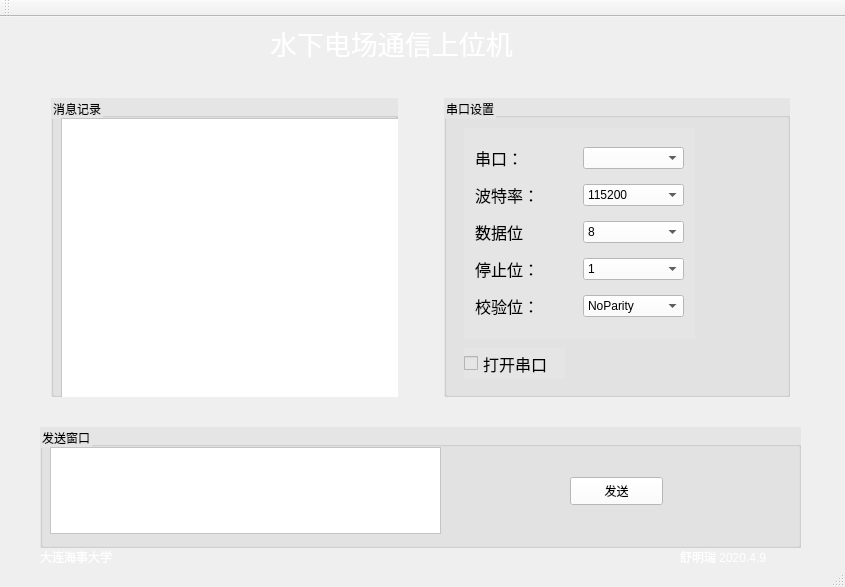
<?xml version="1.0" encoding="UTF-8"?>
<ui version="4.0">
 <class>MainWindow</class>
 <widget class="QMainWindow" name="MainWindow">
  <property name="geometry">
   <rect>
    <x>0</x>
    <y>0</y>
    <width>845</width>
    <height>587</height>
   </rect>
  </property>
  <property name="windowTitle">
   <string>水下电场通信上位机</string>
  </property>
  <property name="styleSheet">
   <string notr="true">QMainWindow{						
	border-image: url(:/new/prefix1/back.jpg);
        background-image: url(:back.png);
    }</string>
  </property>
  <widget class="QWidget" name="centralWidget">
   <widget class="QGroupBox" name="groupBox_3">
    <property name="geometry">
     <rect>
      <x>40</x>
      <y>410</y>
      <width>761</width>
      <height>121</height>
     </rect>
    </property>
    <property name="styleSheet">
     <string notr="true">background-color:rgb(229, 229, 229)</string>
    </property>
    <property name="title">
     <string>发送窗口</string>
    </property>
    <widget class="QPushButton" name="btnSend">
     <property name="geometry">
      <rect>
       <x>530</x>
       <y>50</y>
       <width>93</width>
       <height>28</height>
      </rect>
     </property>
     <property name="styleSheet">
      <string notr="true">background-color:rgb(255, 255, 255)</string>
     </property>
     <property name="text">
      <string>发送</string>
     </property>
    </widget>
    <widget class="QTextEdit" name="message">
     <property name="geometry">
      <rect>
       <x>10</x>
       <y>20</y>
       <width>391</width>
       <height>87</height>
      </rect>
     </property>
     <property name="styleSheet">
      <string notr="true">background-color:rgb(255, 255, 255)</string>
     </property>
    </widget>
   </widget>
   <widget class="QLabel" name="label_6">
    <property name="geometry">
     <rect>
      <x>270</x>
      <y>0</y>
      <width>311</width>
      <height>51</height>
     </rect>
    </property>
    <property name="palette">
     <palette>
      <active>
       <colorrole role="WindowText">
        <brush brushstyle="SolidPattern">
         <color alpha="255">
          <red>255</red>
          <green>255</green>
          <blue>255</blue>
         </color>
        </brush>
       </colorrole>
      </active>
      <inactive>
       <colorrole role="WindowText">
        <brush brushstyle="SolidPattern">
         <color alpha="255">
          <red>255</red>
          <green>255</green>
          <blue>255</blue>
         </color>
        </brush>
       </colorrole>
      </inactive>
      <disabled>
       <colorrole role="WindowText">
        <brush brushstyle="SolidPattern">
         <color alpha="255">
          <red>120</red>
          <green>120</green>
          <blue>120</blue>
         </color>
        </brush>
       </colorrole>
      </disabled>
     </palette>
    </property>
    <property name="font">
     <font>
      <family>Adobe 宋体 Std L</family>
      <pointsize>20</pointsize>
     </font>
    </property>
    <property name="styleSheet">
     <string notr="true"/>
    </property>
    <property name="text">
     <string>水下电场通信上位机</string>
    </property>
   </widget>
   <widget class="QLabel" name="label_7">
    <property name="geometry">
     <rect>
      <x>680</x>
      <y>530</y>
      <width>121</width>
      <height>20</height>
     </rect>
    </property>
    <property name="palette">
     <palette>
      <active>
       <colorrole role="WindowText">
        <brush brushstyle="SolidPattern">
         <color alpha="255">
          <red>255</red>
          <green>255</green>
          <blue>255</blue>
         </color>
        </brush>
       </colorrole>
      </active>
      <inactive>
       <colorrole role="WindowText">
        <brush brushstyle="SolidPattern">
         <color alpha="255">
          <red>255</red>
          <green>255</green>
          <blue>255</blue>
         </color>
        </brush>
       </colorrole>
      </inactive>
      <disabled>
       <colorrole role="WindowText">
        <brush brushstyle="SolidPattern">
         <color alpha="255">
          <red>120</red>
          <green>120</green>
          <blue>120</blue>
         </color>
        </brush>
       </colorrole>
      </disabled>
     </palette>
    </property>
    <property name="text">
     <string>舒明瑞 2020.4.9</string>
    </property>
   </widget>
   <widget class="QLabel" name="label_8">
    <property name="geometry">
     <rect>
      <x>40</x>
      <y>530</y>
      <width>121</width>
      <height>20</height>
     </rect>
    </property>
    <property name="palette">
     <palette>
      <active>
       <colorrole role="WindowText">
        <brush brushstyle="SolidPattern">
         <color alpha="255">
          <red>255</red>
          <green>255</green>
          <blue>255</blue>
         </color>
        </brush>
       </colorrole>
      </active>
      <inactive>
       <colorrole role="WindowText">
        <brush brushstyle="SolidPattern">
         <color alpha="255">
          <red>255</red>
          <green>255</green>
          <blue>255</blue>
         </color>
        </brush>
       </colorrole>
      </inactive>
      <disabled>
       <colorrole role="WindowText">
        <brush brushstyle="SolidPattern">
         <color alpha="255">
          <red>120</red>
          <green>120</green>
          <blue>120</blue>
         </color>
        </brush>
       </colorrole>
      </disabled>
     </palette>
    </property>
    <property name="text">
     <string>大连海事大学</string>
    </property>
   </widget>
   <widget class="QWidget" name="">
    <property name="geometry">
     <rect>
      <x>40</x>
      <y>70</y>
      <width>761</width>
      <height>321</height>
     </rect>
    </property>
    <layout class="QHBoxLayout" name="horizontalLayout_6">
     <item>
      <widget class="QGroupBox" name="groupBox_2">
       <property name="styleSheet">
        <string notr="true">background-color:rgb(229, 229, 229)</string>
       </property>
       <property name="title">
        <string>消息记录</string>
       </property>
       <widget class="QTextBrowser" name="comLog">
        <property name="geometry">
         <rect>
          <x>10</x>
          <y>20</y>
          <width>341</width>
          <height>281</height>
         </rect>
        </property>
        <property name="styleSheet">
         <string notr="true">background-color:rgb(255, 255, 255)</string>
        </property>
       </widget>
      </widget>
     </item>
     <item>
      <spacer name="horizontalSpacer">
       <property name="orientation">
        <enum>Qt::Horizontal</enum>
       </property>
       <property name="sizeType">
        <enum>QSizePolicy::Fixed</enum>
       </property>
       <property name="sizeHint" stdset="0">
        <size>
         <width>40</width>
         <height>20</height>
        </size>
       </property>
      </spacer>
     </item>
     <item>
      <widget class="QGroupBox" name="groupBox">
       <property name="styleSheet">
        <string notr="true">background-color:rgb(229, 229, 229)</string>
       </property>
       <property name="title">
        <string>串口设置</string>
       </property>
       <widget class="QWidget" name="layoutWidget">
        <property name="geometry">
         <rect>
          <x>20</x>
          <y>30</y>
          <width>231</width>
          <height>211</height>
         </rect>
        </property>
        <layout class="QVBoxLayout" name="verticalLayout">
         <item>
          <layout class="QHBoxLayout" name="horizontalLayout">
           <item>
            <widget class="QLabel" name="label">
             <property name="font">
              <font>
               <family>Adobe Myungjo Std M</family>
               <pointsize>12</pointsize>
              </font>
             </property>
             <property name="text">
              <string>串口：</string>
             </property>
            </widget>
           </item>
           <item>
            <widget class="QComboBox" name="portName">
             <property name="styleSheet">
              <string notr="true">background-color:rgb(255, 255, 255)</string>
             </property>
            </widget>
           </item>
          </layout>
         </item>
         <item>
          <layout class="QHBoxLayout" name="horizontalLayout_2">
           <item>
            <widget class="QLabel" name="label_2">
             <property name="font">
              <font>
               <family>Adobe Myungjo Std M</family>
               <pointsize>12</pointsize>
              </font>
             </property>
             <property name="text">
              <string>波特率：</string>
             </property>
            </widget>
           </item>
           <item>
            <widget class="QComboBox" name="baudRate">
             <property name="styleSheet">
              <string notr="true">background-color:rgb(255, 255, 255)</string>
             </property>
             <item>
              <property name="text">
               <string>115200</string>
              </property>
             </item>
             <item>
              <property name="text">
               <string>4800</string>
              </property>
             </item>
             <item>
              <property name="text">
               <string>9600</string>
              </property>
             </item>
            </widget>
           </item>
          </layout>
         </item>
         <item>
          <layout class="QHBoxLayout" name="horizontalLayout_3">
           <item>
            <widget class="QLabel" name="label_3">
             <property name="font">
              <font>
               <family>Adobe Myungjo Std M</family>
               <pointsize>12</pointsize>
              </font>
             </property>
             <property name="text">
              <string>数据位</string>
             </property>
            </widget>
           </item>
           <item>
            <widget class="QComboBox" name="dataBits">
             <property name="styleSheet">
              <string notr="true">background-color:rgb(255, 255, 255)</string>
             </property>
             <item>
              <property name="text">
               <string>8</string>
              </property>
             </item>
             <item>
              <property name="text">
               <string>7</string>
              </property>
             </item>
             <item>
              <property name="text">
               <string>6</string>
              </property>
             </item>
             <item>
              <property name="text">
               <string>5</string>
              </property>
             </item>
            </widget>
           </item>
          </layout>
         </item>
         <item>
          <layout class="QHBoxLayout" name="horizontalLayout_4">
           <item>
            <widget class="QLabel" name="label_4">
             <property name="font">
              <font>
               <family>Adobe Myungjo Std M</family>
               <pointsize>12</pointsize>
              </font>
             </property>
             <property name="text">
              <string>停止位：</string>
             </property>
            </widget>
           </item>
           <item>
            <widget class="QComboBox" name="stopBits">
             <property name="styleSheet">
              <string notr="true">background-color:rgb(255, 255, 255)</string>
             </property>
             <item>
              <property name="text">
               <string>1</string>
              </property>
             </item>
             <item>
              <property name="text">
               <string>2</string>
              </property>
             </item>
            </widget>
           </item>
          </layout>
         </item>
         <item>
          <layout class="QHBoxLayout" name="horizontalLayout_5">
           <item>
            <widget class="QLabel" name="label_5">
             <property name="font">
              <font>
               <family>Adobe Myungjo Std M</family>
               <pointsize>12</pointsize>
              </font>
             </property>
             <property name="text">
              <string>校验位：</string>
             </property>
            </widget>
           </item>
           <item>
            <widget class="QComboBox" name="parity">
             <property name="styleSheet">
              <string notr="true">background-color:rgb(255, 255, 255)</string>
             </property>
             <item>
              <property name="text">
               <string>NoParity</string>
              </property>
             </item>
             <item>
              <property name="text">
               <string>EvenParity</string>
              </property>
             </item>
             <item>
              <property name="text">
               <string>OddParity</string>
              </property>
             </item>
            </widget>
           </item>
          </layout>
         </item>
        </layout>
       </widget>
       <widget class="QCheckBox" name="openCom">
        <property name="geometry">
         <rect>
          <x>20</x>
          <y>250</y>
          <width>101</width>
          <height>31</height>
         </rect>
        </property>
        <property name="font">
         <font>
          <family>Adobe Myungjo Std M</family>
          <pointsize>12</pointsize>
         </font>
        </property>
        <property name="text">
         <string>打开串口</string>
        </property>
       </widget>
      </widget>
     </item>
    </layout>
   </widget>
  </widget>
  <widget class="QMenuBar" name="menuBar">
   <property name="geometry">
    <rect>
     <x>0</x>
     <y>0</y>
     <width>845</width>
     <height>26</height>
    </rect>
   </property>
  </widget>
  <widget class="QToolBar" name="mainToolBar">
   <attribute name="toolBarArea">
    <enum>TopToolBarArea</enum>
   </attribute>
   <attribute name="toolBarBreak">
    <bool>false</bool>
   </attribute>
  </widget>
  <widget class="QStatusBar" name="statusBar"/>
 </widget>
 <layoutdefault spacing="6" margin="11"/>
 <resources/>
 <connections/>
</ui>
